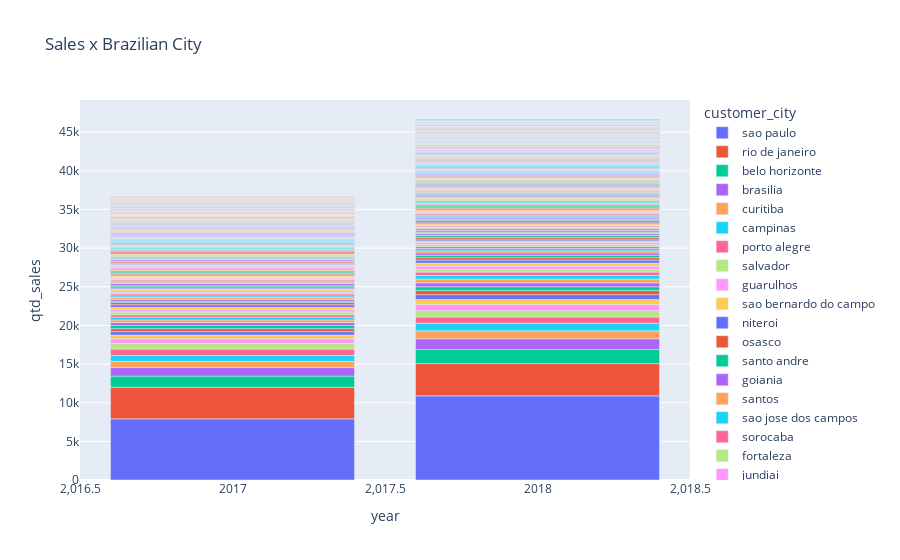

The notebook cell this image was saved under:
### Markdown cell above
## **2.3 Sales per City**

### Code cell
city_aux = df2[['year', 'customer_city', 'order_approved_at']].groupby(['year', 'customer_city']).count().reset_index().rename(columns={'order_approved_at': 'qtd_sales'}).sort_values(by='qtd_sales', ascending= False).head(338)
fig = px.bar(city_aux, x = 'year', y = 'qtd_sales', color = 'customer_city', title = 'Sales x Brazilian City')
fig.show()
